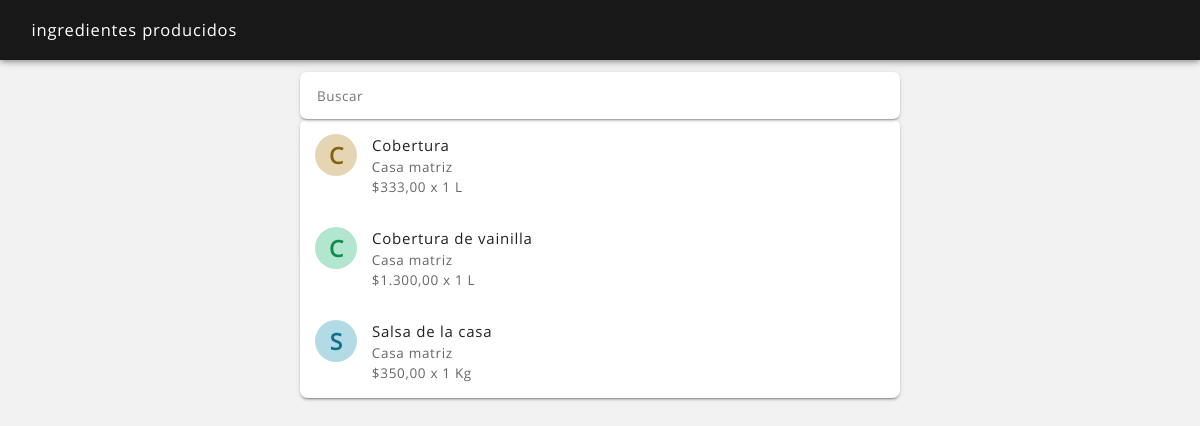
Page /producciones_ingredientes_producidos_ver.php (signed in) on the earlier database version.
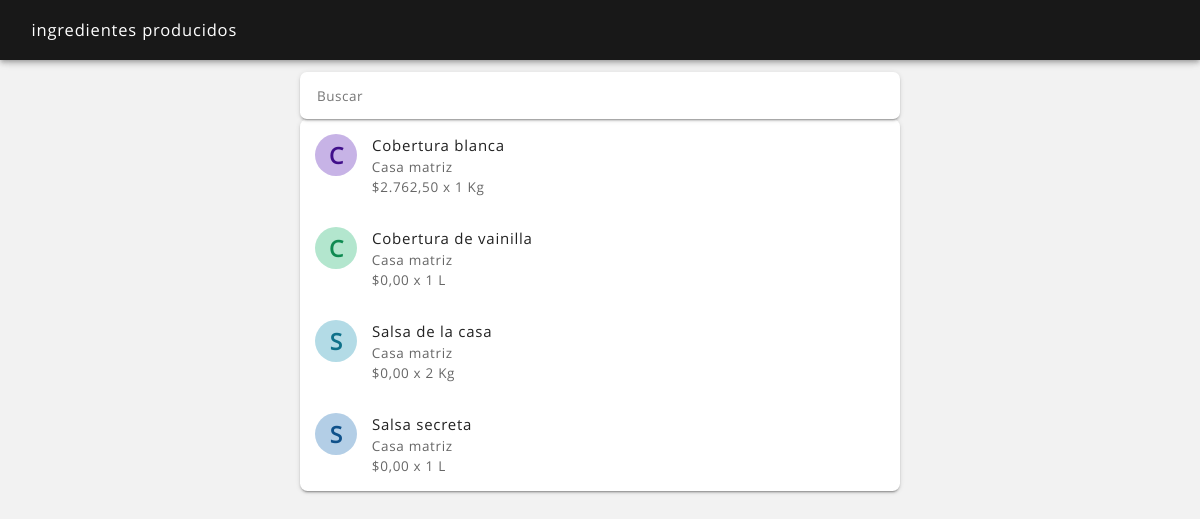
Same page on the later database version.
### tables this page shows
CREATE TABLE `ingrediente` (
  `ingrediente_id` int(11) NOT NULL,
  `fecha_alta` datetime NOT NULL,
  `fecha_mod` datetime NOT NULL,
  `fecha_baja` datetime NOT NULL,
  `usuario_alta` int(11) NOT NULL,
  `usuario_mod` int(11) NOT NULL,
  `usuario_baja` int(11) NOT NULL,
  `estado` text NOT NULL,
  `ingrediente` text NOT NULL,
  `tipo` text NOT NULL,
  `unidad_minima` text NOT NULL,
  `unidad_compra` text NOT NULL,
  `costo_unidad_minima` text NOT NULL,
  `costo_unidad_compra` text NOT NULL,
  `cantidad_unidad_compra` text NOT NULL,
  `proveedor_id` int(11) NOT NULL,
  `productor_id` text NOT NULL
);

CREATE TABLE `productor` (
  `productor_id` int(11) NOT NULL,
  `fecha_alta` datetime NOT NULL,
  `fecha_mod` datetime NOT NULL,
  `fecha_baja` datetime NOT NULL,
  `usuario_alta` int(11) NOT NULL,
  `usuario_mod` int(11) NOT NULL,
  `usuario_baja` int(11) NOT NULL,
  `estado` text NOT NULL,
  `productor` text NOT NULL,
  `documento_tipo` text NOT NULL,
  `documento_numero` text NOT NULL,
  `tipo` text NOT NULL,
  `correo` text NOT NULL,
  `contacto` text NOT NULL,
  `telefono` text NOT NULL,
  `direccion` text NOT NULL,
  `cuenta_bancaria` text NOT NULL,
  `imagen` text NOT NULL,
  `imagen_nombre` text NOT NULL
);

### sis/avatar_color.php (called while the page is built)
<?php
$pla = ord(strtolower($avatar_nombre[0]));
$ula = ord(substr($avatar_nombre, -1));
$lca = strlen($avatar_nombre);
$sca = $pla + $ula + $lca + $avatar_id;
$sca = $sca << 5;
$ab_hue = $sca;
$ab_sat = "50%";
$ab_lig = "80%";
$at_hue = $sca;
$at_sat = "80%";
$at_lig = "30%";
?>

### sis/variables_sesion.php (called while the page is built, shortened)
<?php
$sesion_id = $_SESSION['id'];
?>
<?php
$consulta = $conexion->query("SELECT * FROM usuario WHERE usuario_id = $sesion_id and estado = 'activo'");
?>

### producciones_ingredientes_producidos_ver.php (the view, shortened to what the changed rows need)
<?php
include ("sis/nombre_sesion.php");
?>
<?php
include ("sis/variables_sesion.php");
?>
<?php
if(isset($_POST['body_snack'])) $body_snack = $_POST['body_snack']; elseif(isset($_GET['body_snack'])) $body_snack = $_GET['body_snack']; else $body_snack = null;
?>
<!DOCTYPE html>
<html lang="es">
<head>
    <?php
    include ("partes/head.php");
    ?>
</head>
<body <?php echo $body_snack; ?>>
<header class="rdm-toolbar--contenedor">
    <div class="rdm-toolbar--fila">
        <div class="rdm-toolbar--izquierda">
            <h2 class="rdm-toolbar--titulo">ingredientes producidos</h2>
        </div>
    </div>
</header>
<main class="rdm--contenedor-toolbar">
    <?php
    $consulta = $conexion->query("SELECT * FROM ingrediente WHERE tipo = 'producido' and estado = 'activo' ORDER BY ingrediente");
    if ($consulta->num_rows == 0)
    {
        ?>
        <div class="rdm-vacio--caja">
            <i class="zmdi zmdi-alert-circle-o zmdi-hc-4x"></i>
            <p class="rdm-tipografia--subtitulo1">No se han agregado ingredientes producidos</p>
            <p class="rdm-tipografia--cuerpo1--margen-ajustada">Los ingredientes producidos son todos los elementos de los que están hechos los productos o servicios que vendes y que tu mismo produces a partir de otros ingredientes, por ejemplo: salsas, mezclas, masas, coberturas, etc.</p>
        </div>
        <?php
    }
    else
    {   ?>
        <section class="rdm-lista">
        <?php
        while ($fila = $consulta->fetch_assoc())
        {
            $ingrediente_producido_id = $fila['ingrediente_id'];
            $ingrediente = $fila['ingrediente'];
            $unidad_compra = $fila['unidad_compra'];
            $cantidad_unidad_compra = $fila['cantidad_unidad_compra'];
            $productor_id = $fila['productor_id'];
            $avatar_id = $ingrediente_producido_id;
            $avatar_nombre = "$ingrediente";
            include ("sis/avatar_color.php");
            $imagen = '<div class="rdm-lista--avatar-color" style="background-color: hsl('.$ab_hue.', '.$ab_sat.', '.$ab_lig.'); color: hsl('.$at_hue.', '.$at_sat.', '.$at_lig.');"><span class="rdm-lista--avatar-texto">'.strtoupper(substr($avatar_nombre, 0, 1)).'</span></div>';
            $consulta2 = $conexion->query("SELECT * FROM productor WHERE productor_id = $productor_id");
            if ($filas2 = $consulta2->fetch_assoc())
            {
                $productor = $filas2['productor'];
            }
            else
            {
                $productor = "";
            }
            $consulta_costo = $conexion->query("SELECT * FROM ingrediente_producido_composicion WHERE ingrediente_producido_id = '$ingrediente_producido_id' ORDER BY fecha_alta DESC");
            if ($consulta_costo->num_rows != 0)
            {
                $composicion_costo = 0;
                while ($fila = $consulta_costo->fetch_assoc())
                {
                    $cantidad = $fila['cantidad'];
                    $ingrediente_id = $fila['ingrediente_id'];
                    $consulta2 = $conexion->query("SELECT * FROM ingrediente WHERE ingrediente_id = $ingrediente_id");
                    if ($filas2 = $consulta2->fetch_assoc())
                    {
                        $costo_unidad_minima_c = $filas2['costo_unidad_minima'];
                    }
                    else
                    {
                        $unidad_minima_c = "unid";
                        $costo_unidad_minima_c = 0;
                    }
                    $ingrediente_costo = $costo_unidad_minima_c * $cantidad;
                    $composicion_costo = $composicion_costo + $ingrediente_costo;
                }
                $costo_valor = $composicion_costo;
            }
            else
            {
                $costo_valor = 0;
            }
            ?>
            <a href="producciones_ingredientes_producidos_detalle.php?ingrediente_producido_id=<?php echo "$ingrediente_producido_id"; ?>">
                <article class="rdm-lista--item-doble">
                    <div class="rdm-lista--izquierda">
                        <div class="rdm-lista--contenedor">
                            <?php echo "$imagen"; ?>
                        </div>
                        <div class="rdm-lista--contenedor">
                            <h2 class="rdm-lista--titulo"><?php echo ucfirst($ingrediente); ?></h2>
                            <h2 class="rdm-lista--texto-secundario"><?php echo ucfirst($productor); ?></h2>
                            <h2 class="rdm-lista--texto-secundario">$<?php echo number_format($costo_valor, 2, ",", "."); ?> x <?php echo ($cantidad_unidad_compra); ?> <?php echo ucfirst($unidad_compra); ?></h2>
                        </div>
                    </div>
                </article>
            </a>
        <?php
        }
        ?>
        </section>
    <?php
    }
    ?>
</main>
</body>
</html>

Differences in the rows shown:
changed ingrediente: ingrediente "Cobertura" → "Cobertura blanca"; costo_valor "333,00" → "2.762,50"; unidad_compra "L" → "Kg"
computed for ingrediente "Cobertura de vainilla": costo_valor "1.300,00" → "0,00"
changed ingrediente "Salsa de la casa": costo_valor "350,00" → "0,00"; cantidad_unidad_compra "1" → "2"
added ingrediente: ingrediente "S", ingrediente "Salsa secreta", productor.productor "Casa matriz", costo_valor "0,00", cantidad_unidad_compra "1", unidad_compra "L"
